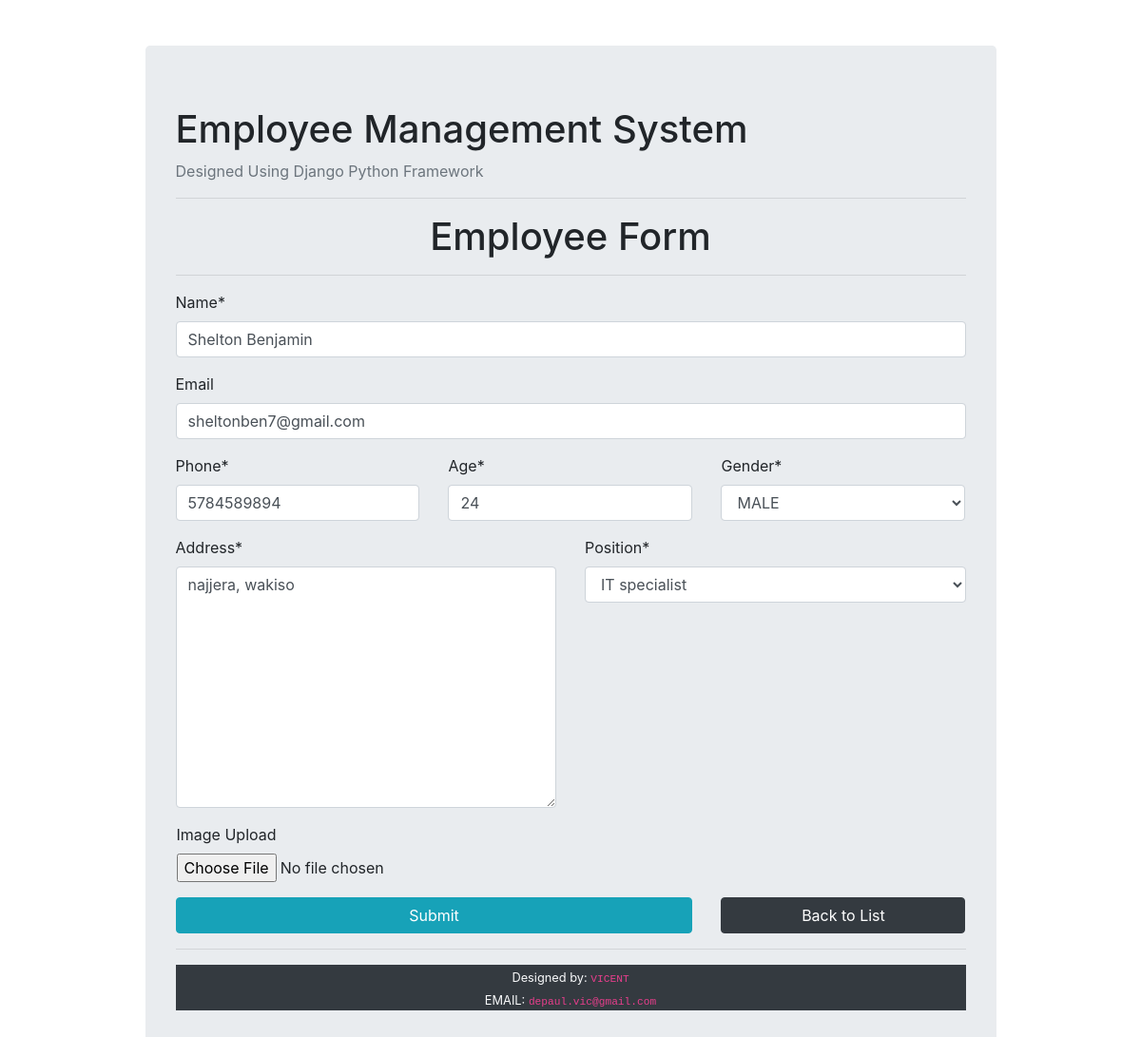
The app's page /update/2/ with its own data.
### employee_registry/models.py (models this page shows, shortened)
class Employee(models.Model):
    GENDER_CHOICES = (
        ('male', 'MALE'),
        ('female', 'FEMALE'),
        ('prefer not to say', 'PREFER NOT TO SAY'),
    )
    name = models.CharField(max_length=100)
    email = models.CharField(max_length=100)
    phone = models.CharField(max_length=16)
    age = models.PositiveIntegerField()
    gender = models.CharField(max_length=50, choices=GENDER_CHOICES)
    address = models.TextField(max_length=200)
    position = models.ForeignKey(Position, on_delete=models.CASCADE)

### employee_registry/views.py (the view)
# urls.py: path('update/<int:id>/', views.update_employee, name='update'),
def update_employee(request, id):
    employee = Employee.objects.get(id=id)
    form = EmployeeForm(instance=employee)
    if request.method == 'POST':
        form = EmployeeForm(request.POST, instance=employee)
        if form.is_valid():
            form.save()
            return redirect('list')
    context = {'form':form}
    return render(request, 'employee_registry/employee_form.html', context)

### employee_registry/forms.py
class EmployeeForm(forms.ModelForm):
    class Meta:
        model = Employee
        fields = '__all__'
    def __init__(self, *args, **kwargs):
        super(EmployeeForm, self).__init__(*args, **kwargs)
        self.fields['position'].empty_label='Select position'
        self.fields['email'].required = False      #sets the Email field filling to optional in the form

### employee_registry/models.py (called while the page is built)
    def __str__(self):
        return self.title

### employee_registry/templates/employee_registry/employee_form.html (shortened to what this page needs)
{% extends 'employee_registry/main.html' %}
{% load crispy_forms_tags %}
{% block content %}
  <h1 class="text-center">Employee Form</h1>
  <hr>
  <form action="" method="POST" autocomplete="off" enctype="multipart/form-data">
    {{ form.name|as_crispy_field }}
    {{ form.email|as_crispy_field }}
    <div class="row">
        <div class="col-md-4">
          {{ form.phone|as_crispy_field }}
        </div>
        <div class="col-md-4">
          {{ form.age|as_crispy_field }}
        </div>
        <div class="col-md-4">
          {{ form.gender|as_crispy_field }}
        </div>
    </div>
    <div class="row">
      <div class="col-md-6">
        {{ form.address|as_crispy_field }}
      </div>
      <div class="col-md-6">
        {{ form.position|as_crispy_field }}
      </div>
    </div>
    <div class="row">
      <div class="form-group mx-3">
        <label>Image Upload</label>
        <input name="image" type="file" class="form-control-file">
      </div>
    </div>
    <div class="row">
        <br>
        <div class="col-md-8">
          <button type="submit" class="btn btn-block btn-info">Submit</button>
        </div>
        <div class="col-md-4">
          <a class="btn btn-dark btn-block" href="{% url 'list' %}">Back to List</a>
        </div>
    </div>
  </form>
{% endblock %}

### records on screen
Employee: name "Shelton Benjamin", email "sheltonben7@gmail.com", phone "5784589894", age "24", gender "MALE", address "najjera, wakiso", position "IT specialist"
